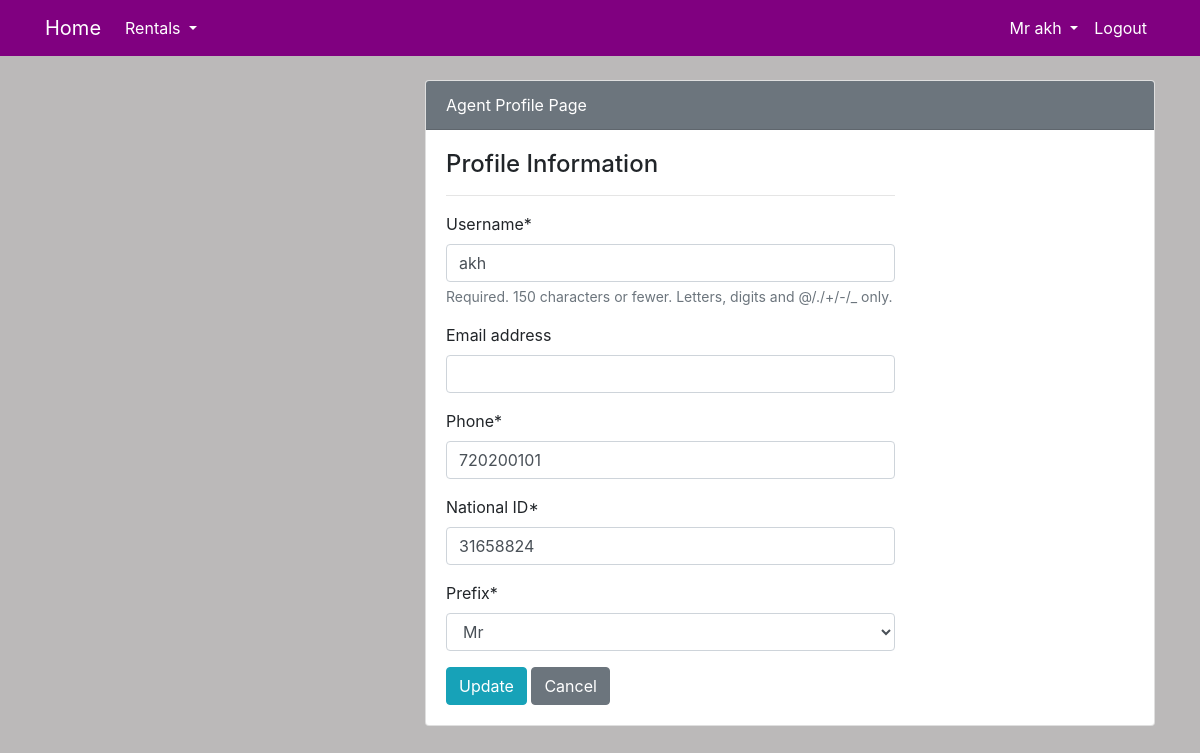
The app's page /agent/update/ (signed in) with its own data.
### user/models.py (models this page shows, shortened)
class Agent(models.Model):
    name = models.OneToOneField(User, on_delete=models.CASCADE, null=True)
    agt_id = models.IntegerField(unique=True)
    gender = models.CharField(max_length=50, choices=gender)
    phone = models.IntegerField()
    mail = models.EmailField()

### user/views.py (the view)
# urls.py: path('agent/update/', user_view.agent_update, name='user-agent-update'),
def agent_update(request):
    if request.method =='POST':
        user_form = UserUpateForm(request.POST, instance=request.user)
        agent_form = AgentUpdateForm(request.POST, request.FILES, instance=request.user.agent)
        if user_form.is_valid() and agent_form.is_valid():
            user_form.save()
            agent_form.save()
            return redirect('user-profile')
    else:
        user_form = UserUpateForm(instance=request.user)
        agent_form = AgentUpdateForm(instance=request.user.agent)
    context = {
        'user_form':user_form,
        'agent_form':agent_form,
    }
    return render(request, 'user/agent_update.html', context)

### user/forms.py
class UserUpateForm(forms.ModelForm):
    class Meta:
        model = User
        fields = ['username', 'email']

class AgentUpdateForm(forms.ModelForm):
    class Meta:
        model = Agent
        fields = [ 'phone', 'agt_id', 'gender']
        labels = {'agt_id':'National ID', 'gender':'Prefix',}

### templates/user/agent_update.html (shortened to what this page needs)
{% extends 'partials/base.html' %}
{% load crispy_forms_tags %}
{% block content %}
<div class="container">
    <div class="row my-4">
        <div class="col-md-4">
        </div>
        <div class="col-md-8">
            <div class="card">
                <div class="card-header bg-secondary text-white">
                    Agent Profile Page
                </div>
                <div class="card-body">
                    <div class="row">
                        <div class="col-md-8">
                            <span class="h4"> Profile Information</span>
                            <hr>
                            <form method="post" enctype="multipart/form-data">
                               {{ user_form|crispy }}
                               {{ agent_form|crispy }}
                            <input class="btn btn-info" type="submit" value="Update">
                            <a class="btn btn-secondary" href="{% url 'user-agent'  %}">Cancel</a>
                            </form>
                        </div>
                    </div>
                </div>
            </div>
        </div>
    </div>
</div>
{% endblock %}

### templates/partials/nav.html (shortened to what this page needs)
<nav class="navbar navbar-expand-lg navbar-info" style="background-color: purple;"  >
    <div class="container">
        {% if user.is_authenticated %}
        <a class="navbar-brand text-white" href="{% url 'dashboard-index'%}"> Home</a>
        <div class="collapse navbar-collapse" id="navbarSupportedContent">
            <ul class="navbar-nav mr-auto ">
                <li class="nav-item dropdown ">
                    <a class="nav-link dropdown-toggle text-white" href="#" id="navbarDropdown" role="button" data-toggle="dropdown" aria-haspopup="true" aria-expanded="false">
                      Rentals
                    </a>
                </li>
            </ul>
            {% if request.user.groups.all.0.name == "Landlord" %}
            <ul class="navbar-nav ml-auto">
                <li class="nav-item dropdown ">
                    <a class="nav-link dropdown-toggle text-white" href="#" id="navbarDropdown" role="button" data-toggle="dropdown" aria-haspopup="true" aria-expanded="false">
                        {{ user.landlord.gender }} {{user.username}}
                    </a>
                    <div class="dropdown-menu" aria-labelledby="navbarDropdown">
                      <a class="dropdown-item" href="{% url 'user-profile' %}">My Profile</a>
                      <a class="dropdown-item" href="{% url 'user-agent' %}">My Agent</a>
                    </div>
                </li>
                <li class="nav-item">
                    <a class="nav-link text-white" href="{% url 'user-logout' %}">Logout</a>
                </li>
            </ul>
            {% elif request.user.groups.all.0.name == "Agent" %}
            <ul class="navbar-nav ml-auto">
                <li class="nav-item dropdown ">
                    <a class="nav-link dropdown-toggle text-white" href="#" id="navbarDropdown" role="button" data-toggle="dropdown" aria-haspopup="true" aria-expanded="false">
                        {{ user.agent.gender }} {{user.username}}
                    </a>
                </li>
                <li class="nav-item">
                    <a class="nav-link text-white" href="{% url 'user-logout' %}">Logout</a>
                </li>
            </ul>
            {% endif %}
        {% else %}
            <ul class="navbar-nav ml-auto">
                <li class="nav-item">
                    <a class="nav-link text-white" href="{% url 'user-login' %}">Login</a>
                </li>
            </ul>
        {% endif %}
        </div>
    </div>
</nav>

### static/styles.css (style rules this page uses)
body { background: rgb(187, 185, 185); }

### records on screen
Agent: phone "720200101", agt_id "31658824", gender "Mr"

### other values on screen
{{ user.agent.gender }} "Mr"
{{ user.username }} "akh"
